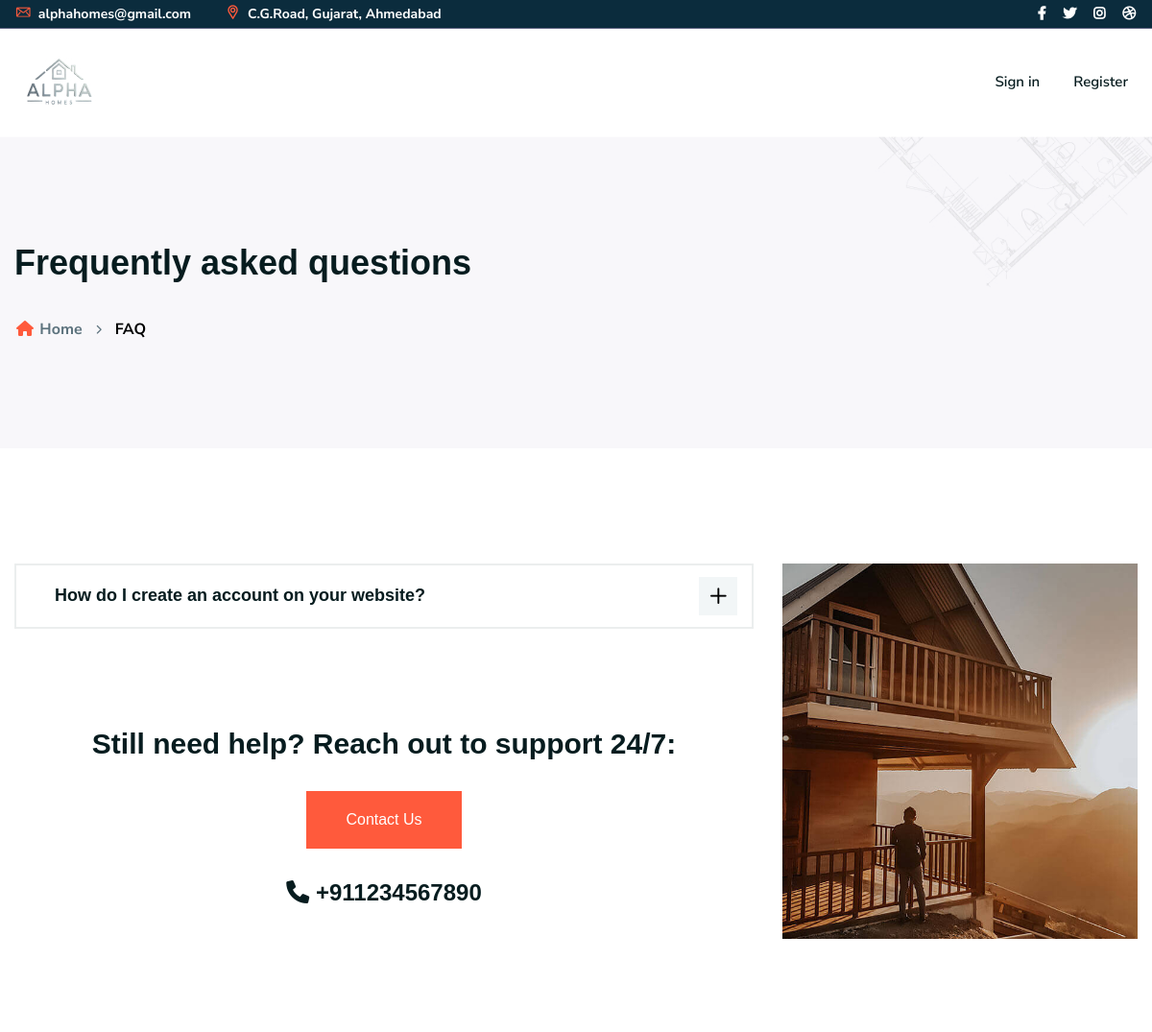
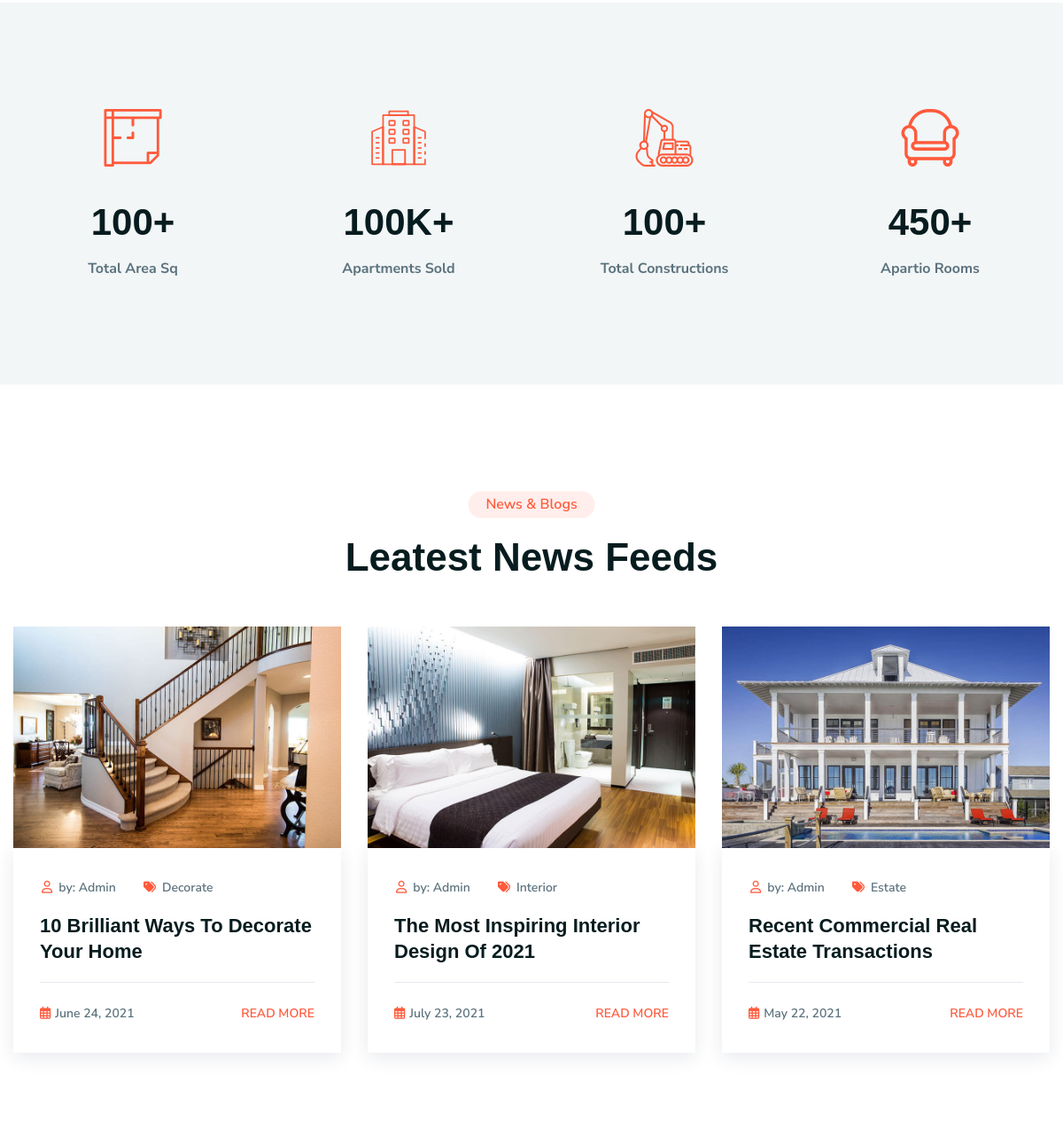
Page /faq on the committed database (2 pictures, top to bottom).
### first/models.py (models this page shows)
class Frequentlyaskedquestions(models.Model):
    Faq_question = models.CharField(max_length=300)
    Faq_description = models.CharField(max_length=3000,null=True)
    faq_help = models.CharField(max_length=300)
    faq_contact = models.CharField(max_length=13)
    faq_image = models.ImageField(upload_to='Faq-images',default="faq")
    faq_total_area_sq = models.CharField(max_length=100, default="560")
    faq_apartment_sold = models.CharField(max_length=100, default="197K+")
    faq_constrution = models.CharField(max_length=100, default="200")
    faq_rooms = models.CharField(max_length=500, default="250")

### first/views.py (the view)
# urls.py: path('faq', views.faq, name='faq.html'),
def faq(request):
    faq_details = Frequentlyaskedquestions.objects.all()
    return render(request,"faq.html",{'faq_details':faq_details})

### templates/faq.html (shortened to what this page needs)
{% extends 'other-ft-ht.html' %}
{% load static %}
{% block content %}
    <div class="ltn__breadcrumb-area text-left bg-overlay-white-30 bg-image "  data-bs-bg="{% static 'img/bg/14.jpg' %}">
        <div class="container">
            <div class="row">
                <div class="col-lg-12">
                    <div class="ltn__breadcrumb-inner">
                        <h1 class="page-title">Frequently asked questions</h1>
                        <div class="ltn__breadcrumb-list">
                            <ul>
                                <li><a href="index.html"><span class="ltn__secondary-color"><i class="fas fa-home"></i></span> Home</a></li>
                                <li>FAQ</li>
                            </ul>
                        </div>
                    </div>
                </div>
            </div>
        </div>
    </div>
    <div class="ltn__faq-area mb-100">
        <div class="container">
            <div class="row">
                <div class="col-lg-8">
                    <div class="ltn__faq-inner ltn__faq-inner-2">
                        <div id="accordion_2">
                            {% for FAQ in faq_details %}
                            <div class="card">
                                <h6 class="collapsed ltn__card-title" data-bs-toggle="collapse" data-bs-target="#faq-item-2-1" aria-expanded="false">
                                    {{FAQ.Faq_question}}
                                </h6>
                            </div>
                        </div>
                        <div class="need-support text-center mt-100">
                            <h2>{{FAQ.faq_help}}</h2>
                            <div class="btn-wrapper mb-30">
                                <a href="{% url 'contact.html' %}" class="theme-btn-1 btn">Contact Us</a>
                            </div>
                            <h3><i class="fas fa-phone"></i> {{FAQ.faq_contact}}</h3>
                        </div>
                        {% endfor %}
                    </div>
                </div>
                <div class="col-lg-4">
                    <aside class="sidebar-area ltn__right-sidebar">
                        <div class="widget ltn__banner-widget">
                            <a href="{% url 'shop-grid.html' %}"><img src="{% static 'img/banner/banner-3.jpg' %}" alt="Banner Image"></a>
                        </div>
                    </aside>
                </div>
            </div>
        </div>
    </div>
    <div class="ltn__counterup-area section-bg-1 pt-120 pb-70">
        <div class="container">
            <div class="row">
                {% for FAQ in faq_details %}
                <div class="col-md-3 col-sm-6 align-self-center">
                    <div class="ltn__counterup-item text-color-white---">
                        <div class="counter-icon">
                            <i class="flaticon-select"></i>
                        </div>
                        <h1><span class="counter">{{FAQ.faq_total_area_sq}}</span><span class="counterUp-icon">+</span> </h1>
                        <h6>Total Area Sq</h6>
                    </div>
                </div>
                <div class="col-md-3 col-sm-6 align-self-center">
                    <div class="ltn__counterup-item text-color-white---">
                        <div class="counter-icon">
                            <i class="flaticon-office"></i>
                        </div>
                        <h1><span class="counter">{{FAQ.faq_apartment_sold}}</span><span class="counterUp-letter">K</span><span class="counterUp-icon">+</span> </h1>
                        <h6>Apartments Sold</h6>
                    </div>
                </div>
                <div class="col-md-3 col-sm-6 align-self-center">
                    <div class="ltn__counterup-item text-color-white---">
                        <div class="counter-icon">
                            <i class="flaticon-excavator"></i>
                        </div>
                        <h1><span class="counter">{{FAQ.faq_constrution}}</span><span class="counterUp-icon">+</span> </h1>
                        <h6>Total Constructions</h6>
                    </div>
                </div>
                <div class="col-md-3 col-sm-6 align-self-center">
                    <div class="ltn__counterup-item text-color-white---">
                        <div class="counter-icon">
                            <i class="flaticon-armchair"></i>
                        </div>
                        <h1><span class="counter">{{FAQ.faq_rooms}}</span><span class="counterUp-icon">+</span> </h1>
                        <h6>Apartio Rooms</h6>
                    </div>
                </div>
                {% endfor %}
            </div>
        </div>
    </div>
    <div class="ltn__blog-area pt-120 pb-70">
        <div class="container">
            <div class="row">
                <div class="col-lg-12">
                    <div class="section-title-area ltn__section-title-2--- text-center">
                        <h6 class="section-subtitle section-subtitle-2 ltn__secondary-color">News & Blogs</h6>
                        <h1 class="section-title">Leatest News Feeds</h1>
                    </div>
                </div>
            </div>
            <div class="row  ltn__blog-slider-one-active slick-arrow-1 ltn__blog-item-3-normal">
                <div class="col-lg-12">
                    <div class="ltn__blog-item ltn__blog-item-3">
                        <div class="ltn__blog-img">
                            <a href="#"><img src="{% static 'img/blog/1.jpg' %}" alt="#"></a>
                        </div>
                        <div class="ltn__blog-brief">
                            <div class="ltn__blog-meta">
                                <ul>
                                    <li class="ltn__blog-author">
                                        <a href="#"><i class="far fa-user"></i>by: Admin</a>
                                    </li>
                                    <li class="ltn__blog-tags">
                                        <a href="#"><i class="fas fa-tags"></i>Decorate</a>
                                    </li>
                                </ul>
                            </div>
                            <h3 class="ltn__blog-title"><a href="Newsdetails\{{News.News_Title}}">10 Brilliant Ways To Decorate Your Home</a></h3>
                            <div class="ltn__blog-meta-btn">
                                <div class="ltn__blog-meta">
                                    <ul>
                                        <li class="ltn__blog-date"><i class="far fa-calendar-alt"></i>June 24, 2021</li>
                                    </ul>
                                </div>
                                <div class="ltn__blog-btn">
                                    <a href="Newsdetails\{{News.News_Title}}">Read more</a>
                                </div>
                            </div>
                        </div>
                    </div>
                </div>
                <div class="col-lg-12">
                    <div class="ltn__blog-item ltn__blog-item-3">
                        <div class="ltn__blog-img">
                            <a href="Newsdetails\{{News.News_Title}}"><img src="{% static 'img/blog/2.jpg' %}" alt="#"></a>
                        </div>
                        <div class="ltn__blog-brief">
                            <div class="ltn__blog-meta">
                                <ul>
                                    <li class="ltn__blog-author">
                                        <a href="#"><i class="far fa-user"></i>by: Admin</a>
                                    </li>
                                    <li class="ltn__blog-tags">
                                        <a href="#"><i class="fas fa-tags"></i>Interior</a>
                                    </li>
                                </ul>
                            </div>
                            <h3 class="ltn__blog-title"><a href="Newsdetails\{{News.News_Title}}">The Most Inspiring Interior Design Of 2021</a></h3>
                            <div class="ltn__blog-meta-btn">
                                <div class="ltn__blog-meta">
                                    <ul>
                                        <li class="ltn__blog-date"><i class="far fa-calendar-alt"></i>July 23, 2021</li>
                                    </ul>
                                </div>
                                <div class="ltn__blog-btn">
                                    <a href="Newsdetails\{{News.News_Title}}">Read more</a>
                                </div>
                            </div>
                        </div>
                    </div>
                </div>
                <div class="col-lg-12">
                    <div class="ltn__blog-item ltn__blog-item-3">
                        <div class="ltn__blog-img">
                            <a href="#"><img src="{% static 'img/blog/3.jpg' %}" alt="#"></a>
                        </div>
                        <div class="ltn__blog-brief">
                            <div class="ltn__blog-meta">
                                <ul>
                                    <li class="ltn__blog-author">
                                        <a href="#"><i class="far fa-user"></i>by: Admin</a>
                                    </li>
                                    <li class="ltn__blog-tags">
                                        <a href="#"><i class="fas fa-tags"></i>Estate</a>
                                    </li>
                                </ul>
                            </div>
                            <h3 class="ltn__blog-title"><a href="Newsdetails\{{News.News_Title}}">Recent Commercial Real Estate Transactions</a></h3>
                            <div class="ltn__blog-meta-btn">
                                <div class="ltn__blog-meta">
                                    <ul>
                                        <li class="ltn__blog-date"><i class="far fa-calendar-alt"></i>May 22, 2021</li>
                                    </ul>
                                </div>
                                <div class="ltn__blog-btn">
                                    <a href="Newsdetails\{{News.News_Title}}">Read more</a>
                                </div>
                            </div>
                        </div>
                    </div>
                </div>
            </div>
        </div>
    </div>
    {% endblock content %}

### static/css/responsive.css (style rules this page uses)
@media (min-width: 1200px) { .container { max-width: 1200px; } }

### rows in the picture
Frequentlyaskedquestions: Faq_question "How do I create an account on your website?", faq_help "Still need help? Reach out to support 24/7:", faq_contact "+911234567890", faq_total_area_sq "100", faq_apartment_sold "100", faq_constrution "100", faq_rooms "450"
